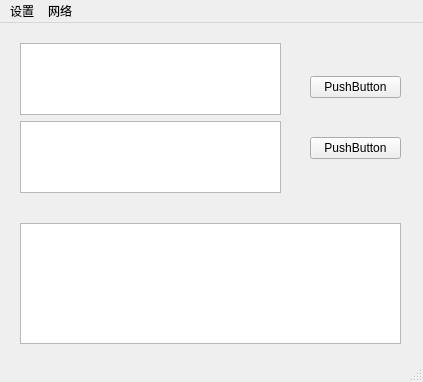
<?xml version="1.0" encoding="UTF-8"?>
<ui version="4.0">
 <class>EasyEngBook</class>
 <widget class="QMainWindow" name="EasyEngBook">
  <property name="geometry">
   <rect>
    <x>0</x>
    <y>0</y>
    <width>423</width>
    <height>382</height>
   </rect>
  </property>
  <property name="windowTitle">
   <string>MainWindow</string>
  </property>
  <widget class="QWidget" name="centralwidget">
   <widget class="QWidget" name="verticalLayoutWidget">
    <property name="geometry">
     <rect>
      <x>310</x>
      <y>20</y>
      <width>91</width>
      <height>151</height>
     </rect>
    </property>
    <layout class="QVBoxLayout" name="verticalLayout">
     <item>
      <widget class="QPushButton" name="btn_SelectFile">
       <property name="text">
        <string>PushButton</string>
       </property>
      </widget>
     </item>
     <item>
      <widget class="QPushButton" name="btn_SelectOutPath">
       <property name="text">
        <string>PushButton</string>
       </property>
      </widget>
     </item>
    </layout>
   </widget>
   <widget class="QWidget" name="verticalLayoutWidget_2">
    <property name="geometry">
     <rect>
      <x>20</x>
      <y>20</y>
      <width>261</width>
      <height>150</height>
     </rect>
    </property>
    <layout class="QVBoxLayout" name="verticalLayout_2">
     <item>
      <widget class="QTextEdit" name="textEdit_File"/>
     </item>
     <item>
      <widget class="QTextEdit" name="textEdit_OutPath"/>
     </item>
    </layout>
   </widget>
   <widget class="QTextEdit" name="textEdit_Info">
    <property name="geometry">
     <rect>
      <x>20</x>
      <y>200</y>
      <width>381</width>
      <height>121</height>
     </rect>
    </property>
   </widget>
  </widget>
  <widget class="QMenuBar" name="menubar">
   <property name="geometry">
    <rect>
     <x>0</x>
     <y>0</y>
     <width>423</width>
     <height>23</height>
    </rect>
   </property>
   <widget class="QMenu" name="menu">
    <property name="title">
     <string>设置</string>
    </property>
   </widget>
   <widget class="QMenu" name="menu_2">
    <property name="title">
     <string>网络</string>
    </property>
   </widget>
   <addaction name="menu"/>
   <addaction name="menu_2"/>
  </widget>
  <widget class="QStatusBar" name="statusbar"/>
  <action name="action">
   <property name="text">
    <string>选择文件</string>
   </property>
   <property name="toolTip">
    <string>选择Txt文本</string>
   </property>
  </action>
 </widget>
 <resources/>
 <connections/>
</ui>
